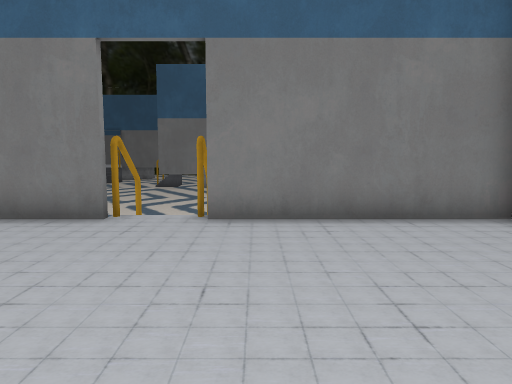
View 1 (above)

18 first-person views from a walk through a Godot game level. The camera is 1.2 m above the floor, tilts 6° down and sees 70° across. The floor is counted in squares, 1 m on a side. Each view is taken from the middle of a square. On the plan, view 1 faces up. The plan holds only what a view shows up to about 15 squares ahead; the rest is blank. The place goes on beyond the plan. Door leaves are left out where a doorway can be walked through. Some surface patterns are stand-ins.

View 2
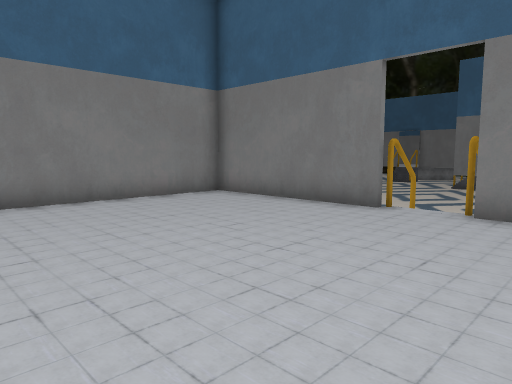

View 3
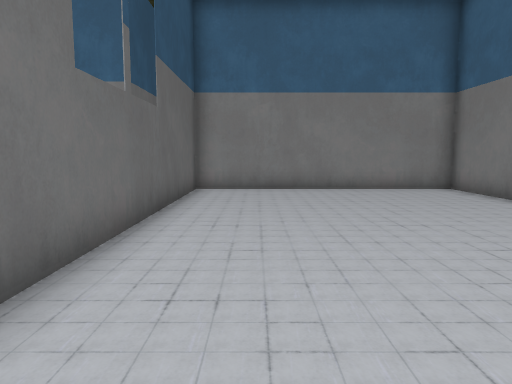

View 4
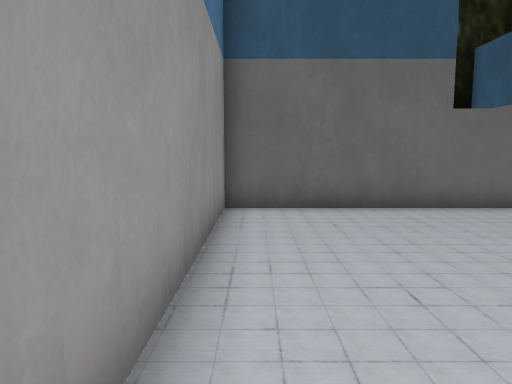

View 5
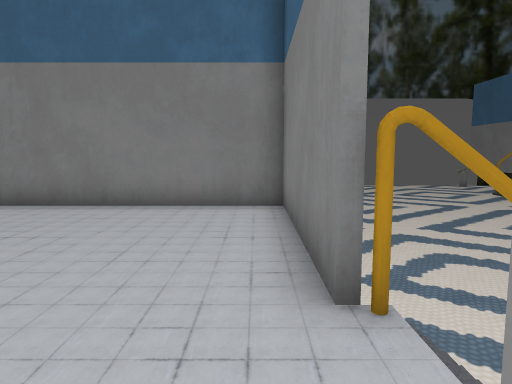

View 6
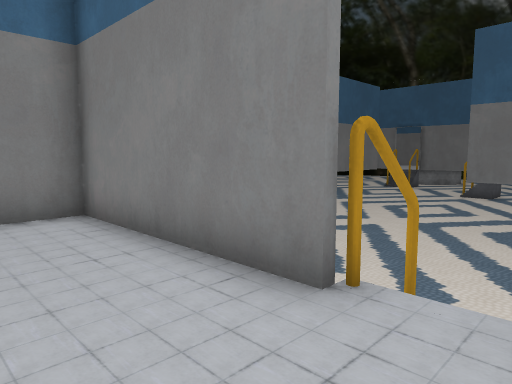

View 7
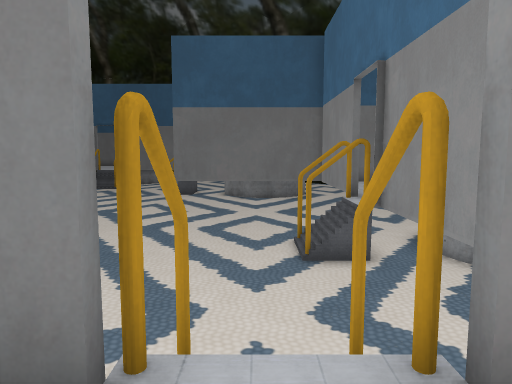

View 8
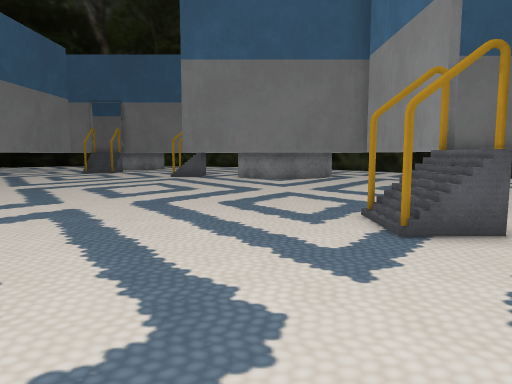

View 9
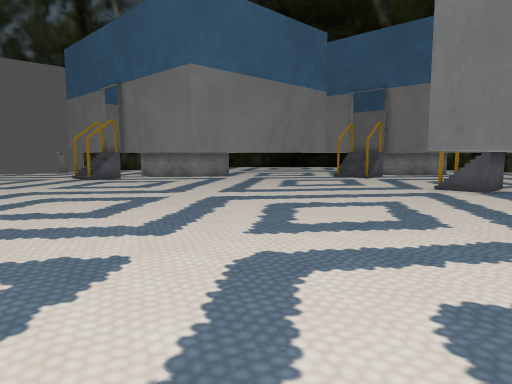

View 10
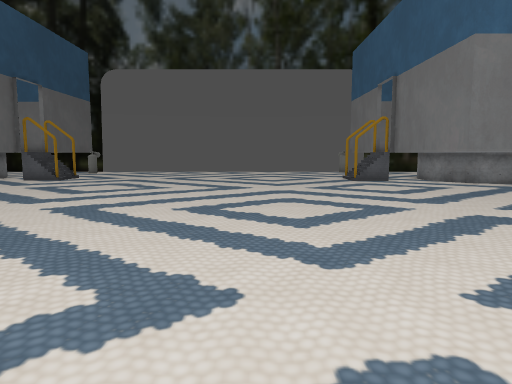

View 11
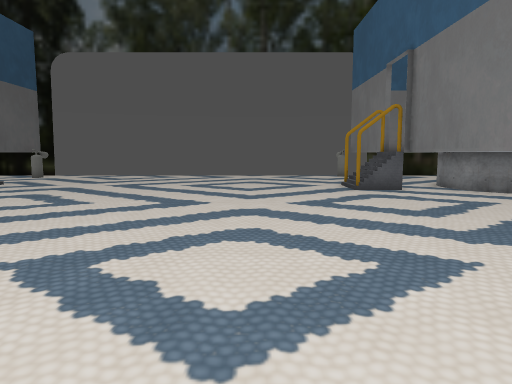

View 12
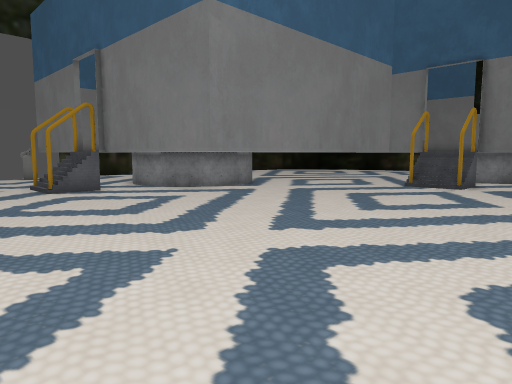

View 13
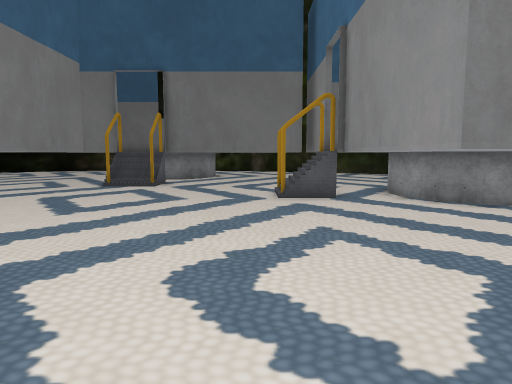

View 14
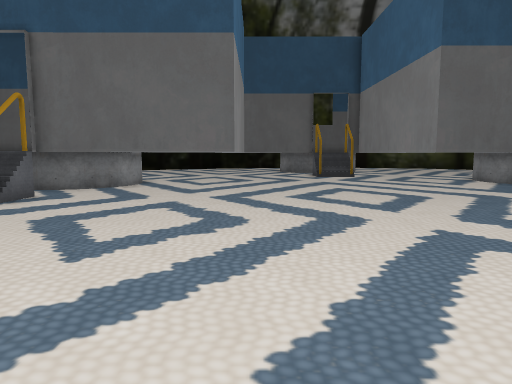

View 15
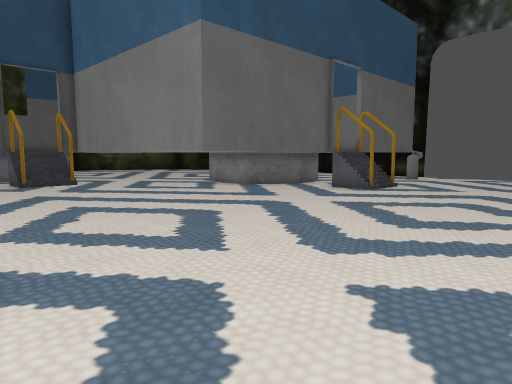

View 16
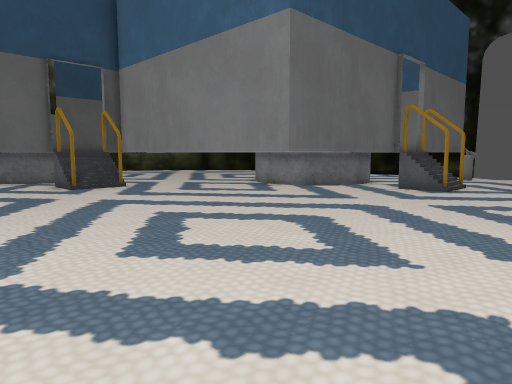

View 17
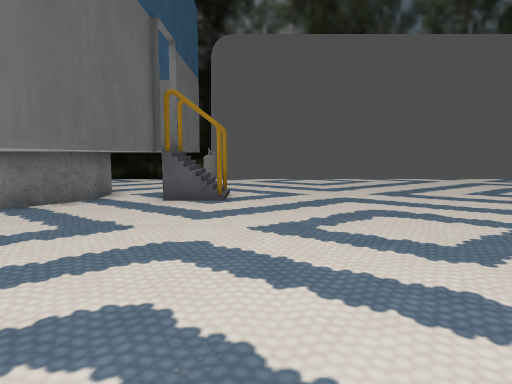

View 18
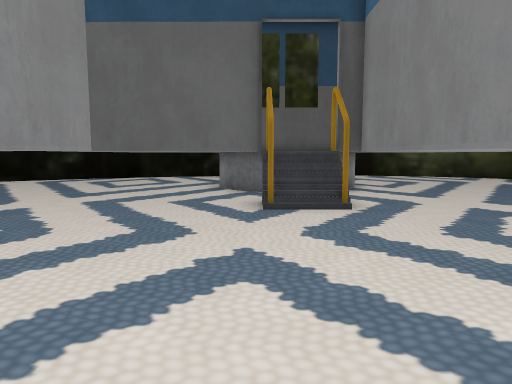

### Floor plan
Key: @ floor where view 1 was taken; # wall or solid block; . main floor; : floor 1.25 m higher than the main floor; / step, stairs or slope; D open door; v drop or lower ground; O other object.
Columns run from 26 left of view 1 to 6 right of it. Each row starts with its distance up from view 1.
 32            ##DD######
 31             #O#.....#
 30             #.......#
 29             #.......#
 28             #......OD
 27             #......#D
 26             #.......#
 25             #.......#
 24             #.......#
 23             #.......#
 22  ###D D#####........#
 21  ...#O#.............########  ###
 20  ..........................#
 19    ........................#
 18 .. ........................#
 17 ...........................#
 16 ...........................#
 15 .........................#vD
 14 ..........................OD
 13 .........................#v#
 12 ...........................#
 11 ...........................#
 10 ...........................#
  9 ...........................
  8 ........................O#
  7 ....#/#...........#####DDD#####
  6     #/............#::::DDD:::::#
  5  ###DD######......#::::::::::::#
  4            #......#::::::::::::#
  3            #......#::::::::::::#
  2            #......#::::::::::::#
  1            #......#::::::::::::#
  0            #......#:::::::@::::#
 -1            #......#::::::::::::#
 -2            :#//...#############.
 -3            ##/#......
 -4             DDD#####..
 -5                     ...
 -6                     ...
 -7                     ....
 -8                     ....

Where each view was taken, in squares from view 1:
view 1: 0 up, 0 right, facing up
view 2: 1 down, 1 right, facing up-left
view 3: 0 up, 4 right, facing left
view 4: 6 up, 4 right, facing down
view 5: 6 up, 0 right, facing left
view 6: 4 up, 1 left, facing up-left
view 7: 5 up, 2 left, facing up
view 8: 8 up, 3 left, facing up
view 9: 14 up, 3 left, facing up-left
view 10: 16 up, 4 left, facing left
view 11: 17 up, 8 left, facing left
view 12: 17 up, 8 left, facing up-left
view 13: 17 up, 8 left, facing up
view 14: 17 up, 9 left, facing down
view 15: 13 up, 9 left, facing down-left
view 16: 11 up, 8 left, facing down-left
view 17: 8 up, 11 left, facing left
view 18: 6 up, 12 left, facing down
